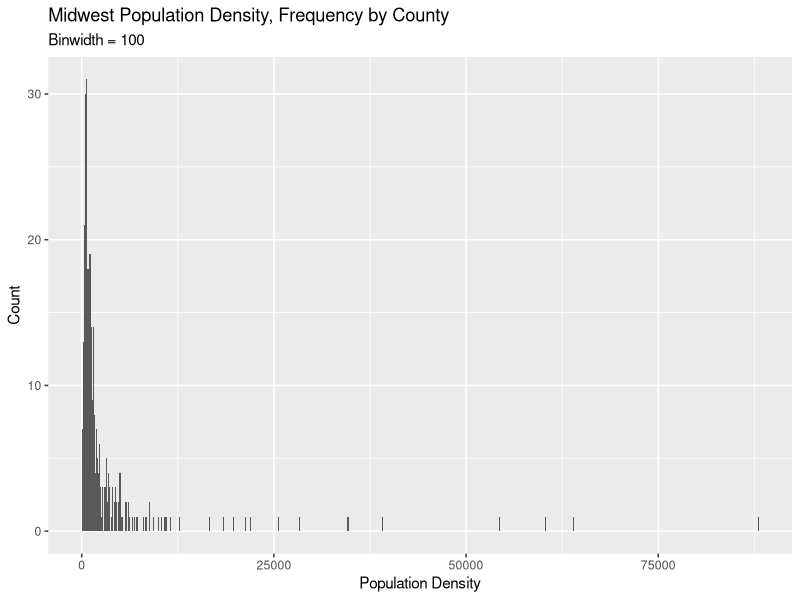
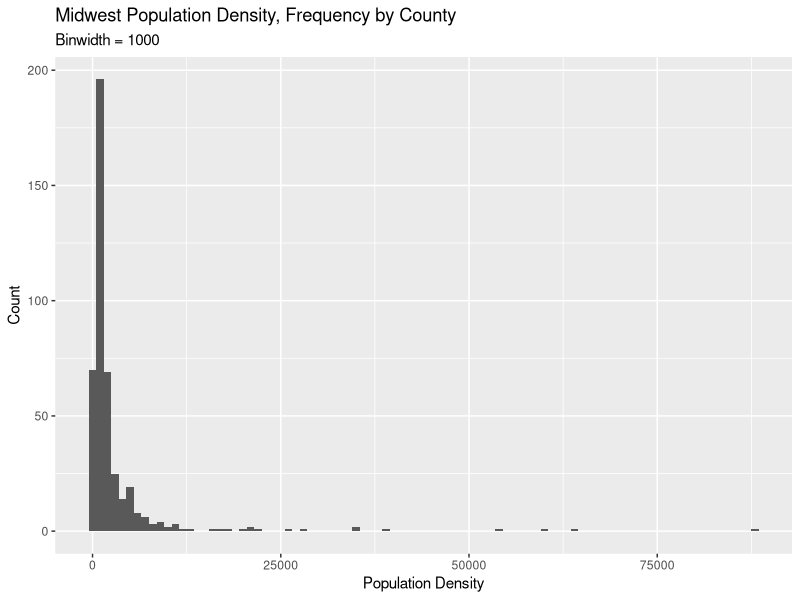
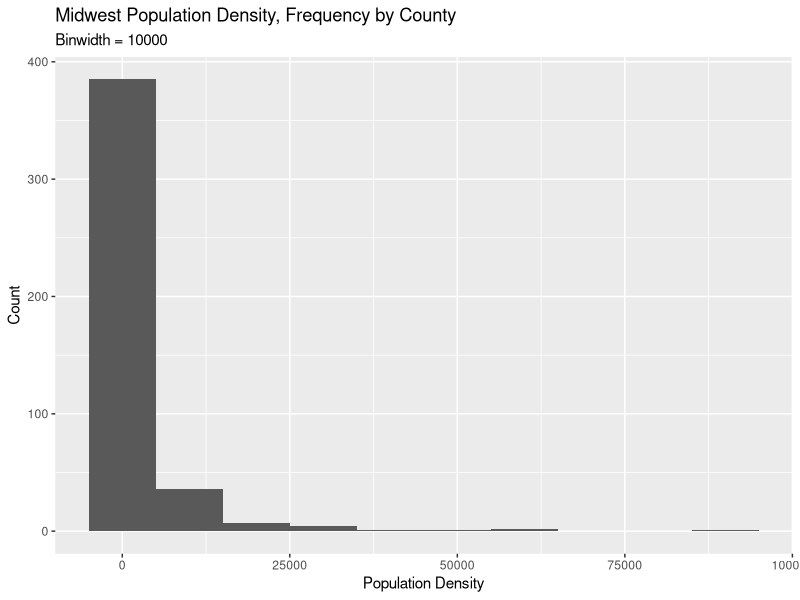
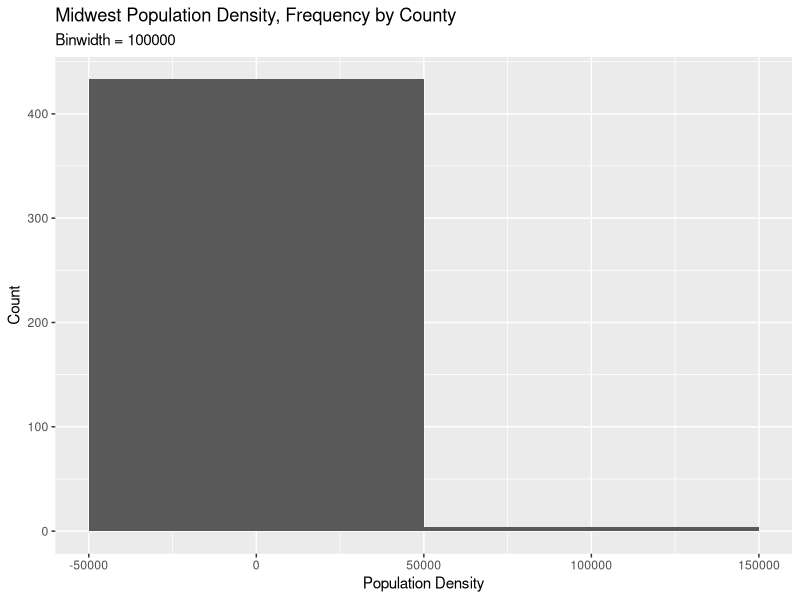

R code for these plots, in order:
## ---- chunk 1
#| label: load-packages

library(tidyverse)

## ---- chunk 2
#| label: Midwest Q1

ggplot(midwest, aes(x = popdensity)) + 
  geom_histogram(binwidth = 100) +
  labs( 
   title =  "Midwest Population Density, Frequency by County",
    subtitle = "Binwidth = 100",
    x = "Population Density",
    y = "Count")

ggplot(midwest, aes(x = popdensity)) + 
  geom_histogram(binwidth = 1000) + 
  labs( 
      title =  "Midwest Population Density, Frequency by County",
    subtitle = "Binwidth = 1000",
    x = "Population Density",
    y = "Count") 

ggplot(midwest, aes(x = popdensity)) + 
  geom_histogram(binwidth = 10000) +
  labs(
    title =  "Midwest Population Density, Frequency by County",
    subtitle = "Binwidth = 10000",
    x = "Population Density",
    y = "Count")

ggplot(midwest, aes(x = popdensity)) + 
  geom_histogram(binwidth = 100000) +
  labs( 
   title =  "Midwest Population Density, Frequency by County",
    subtitle = "Binwidth = 100000",
    x = "Population Density",
    y = "Count")
